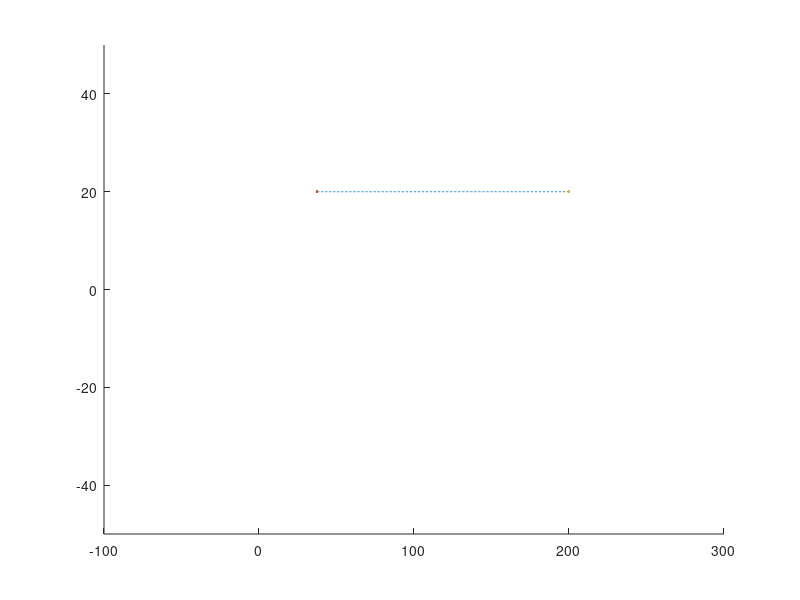

Here is the MATLAB script that generated this plot:
function [xys]=PathANDObstacle

global x_init_obst y_init_obst x_end_obst y_end_obst NombreObstacle TEXT1 TEXT2 TEXT3


axis([-100 300 -50 50])
hold on
% Initially, the list of points is empty.
xy = [];
n = 0;
% Loop, picking up the points.
%TEXT1 = text(-150,350,'Path point keyboarding :','color',[1 0 0]);
%TEXT2 = text(-150,320,'Left mouse button picks points.','color',[1 0 0]);
%TEXT3 = text(-150,295,'Right mouse button picks last point.','color',[1 0 0]);
%but = 1;
 %while but == 1
   %set(TEXT1,'string','Path point keyboarding :');
   %set(TEXT2,'string','Left mouse button picks points.');
   %set(TEXT3,'string','Right mouse button picks last point.');
   %[xi,yi,but] = ginput(1);
   %plot(xi,yi,'ro')
   %n = n+1;
   %xy(:,n) = [xi;yi];
 %end

%% xy lign 
clear xy
xy = [37.4424,200;20,20];

%%
% Interpolate with a spline curve and finer spacing.
n = 2;
t = 1:n;
ts = 1: 0.001: n;
xys = spline(t,xy,ts);
% Plot the interpolated curve.
plot(xys(1,:),xys(2,:),'--');

plot(xys(1,1),xys(2,1))
plot(xys(1,end),xys(2,end))
% NombreObstacle=0;
% but = 1;
%set(TEXT1,'string','');
%set(TEXT2,'string','');
%set(TEXT3,'string','');
% 
% while but == 1
%     [xiobstInit,yiobstInit,but] = ginput(1);
%     plot(xiobstInit,yiobstInit,'bo')
%     [xiobstEnd,yiobstEnd,but] = ginput(1);
%     plot(xiobstEnd,yiobstEnd,'go')
%     line([xiobstInit xiobstEnd],[yiobstInit yiobstEnd],'color',[0 0 0]);
%     NombreObstacle = NombreObstacle+1;
%     x_init_obst(NombreObstacle)=xiobstInit;
%     y_init_obst(NombreObstacle)=yiobstInit;
%     x_end_obst(NombreObstacle)=xiobstEnd;
%     y_end_obst(NombreObstacle)=yiobstEnd;
% end
% 
% hold off
% 
% pause(0.1)

